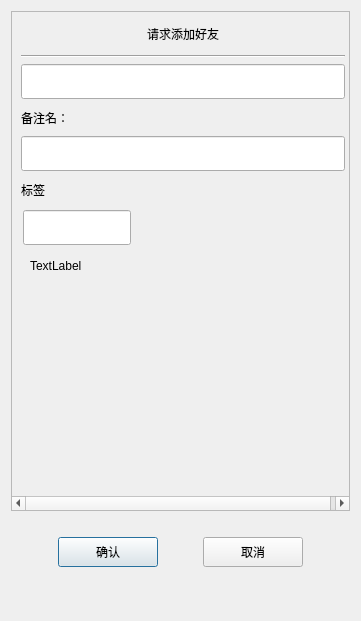
<?xml version="1.0" encoding="UTF-8"?>
<ui version="4.0">
 <class>AuthenFriend</class>
 <widget class="QDialog" name="AuthenFriend">
  <property name="geometry">
   <rect>
    <x>0</x>
    <y>0</y>
    <width>361</width>
    <height>621</height>
   </rect>
  </property>
  <property name="windowTitle">
   <string>Dialog</string>
  </property>
  <layout class="QVBoxLayout" name="verticalLayout">
   <item>
    <widget class="QScrollArea" name="scrollArea">
     <property name="minimumSize">
      <size>
       <width>0</width>
       <height>500</height>
      </size>
     </property>
     <property name="widgetResizable">
      <bool>true</bool>
     </property>
     <widget class="QWidget" name="scrollcontent">
      <property name="geometry">
       <rect>
        <x>0</x>
        <y>0</y>
        <width>342</width>
        <height>484</height>
       </rect>
      </property>
      <layout class="QVBoxLayout" name="verticalLayout_2">
       <property name="spacing">
        <number>0</number>
       </property>
       <property name="leftMargin">
        <number>0</number>
       </property>
       <property name="rightMargin">
        <number>0</number>
       </property>
       <item>
        <widget class="QLabel" name="apply_label">
         <property name="minimumSize">
          <size>
           <width>0</width>
           <height>25</height>
          </size>
         </property>
         <property name="maximumSize">
          <size>
           <width>16777215</width>
           <height>25</height>
          </size>
         </property>
         <property name="text">
          <string>请求添加好友</string>
         </property>
         <property name="alignment">
          <set>Qt::AlignCenter</set>
         </property>
        </widget>
       </item>
       <item>
        <widget class="QWidget" name="apply_wid" native="true">
         <layout class="QVBoxLayout" name="verticalLayout_3">
          <item>
           <widget class="Line" name="line">
            <property name="orientation">
             <enum>Qt::Horizontal</enum>
            </property>
           </widget>
          </item>
          <item>
           <widget class="CustomizeEdit" name="name_edit">
            <property name="minimumSize">
             <size>
              <width>0</width>
              <height>35</height>
             </size>
            </property>
            <property name="maximumSize">
             <size>
              <width>16777215</width>
              <height>35</height>
             </size>
            </property>
           </widget>
          </item>
          <item>
           <widget class="QLabel" name="label_2">
            <property name="minimumSize">
             <size>
              <width>0</width>
              <height>25</height>
             </size>
            </property>
            <property name="maximumSize">
             <size>
              <width>16777215</width>
              <height>25</height>
             </size>
            </property>
            <property name="text">
             <string>备注名：</string>
            </property>
           </widget>
          </item>
          <item>
           <widget class="CustomizeEdit" name="back_edit">
            <property name="minimumSize">
             <size>
              <width>0</width>
              <height>35</height>
             </size>
            </property>
            <property name="maximumSize">
             <size>
              <width>16777215</width>
              <height>35</height>
             </size>
            </property>
           </widget>
          </item>
          <item>
           <widget class="QLabel" name="label_3">
            <property name="minimumSize">
             <size>
              <width>0</width>
              <height>25</height>
             </size>
            </property>
            <property name="maximumSize">
             <size>
              <width>16777215</width>
              <height>25</height>
             </size>
            </property>
            <property name="text">
             <string>标签</string>
            </property>
           </widget>
          </item>
          <item>
           <widget class="QWidget" name="label_group_wid" native="true">
            <property name="minimumSize">
             <size>
              <width>0</width>
              <height>50</height>
             </size>
            </property>
            <layout class="QVBoxLayout" name="verticalLayout_4">
             <property name="spacing">
              <number>0</number>
             </property>
             <property name="leftMargin">
              <number>0</number>
             </property>
             <property name="topMargin">
              <number>0</number>
             </property>
             <property name="rightMargin">
              <number>0</number>
             </property>
             <property name="bottomMargin">
              <number>0</number>
             </property>
             <item>
              <widget class="QWidget" name="gridWidget" native="true">
               <property name="minimumSize">
                <size>
                 <width>0</width>
                 <height>40</height>
                </size>
               </property>
               <property name="maximumSize">
                <size>
                 <width>16777215</width>
                 <height>40</height>
                </size>
               </property>
               <widget class="CustomizeEdit" name="label_edit">
                <property name="geometry">
                 <rect>
                  <x>2</x>
                  <y>2</y>
                  <width>108</width>
                  <height>35</height>
                 </rect>
                </property>
                <property name="minimumSize">
                 <size>
                  <width>0</width>
                  <height>35</height>
                 </size>
                </property>
                <property name="maximumSize">
                 <size>
                  <width>16777215</width>
                  <height>35</height>
                 </size>
                </property>
               </widget>
              </widget>
             </item>
             <item>
              <widget class="QWidget" name="input_tip_wid" native="true">
               <property name="minimumSize">
                <size>
                 <width>0</width>
                 <height>35</height>
                </size>
               </property>
               <property name="maximumSize">
                <size>
                 <width>16777215</width>
                 <height>35</height>
                </size>
               </property>
               <layout class="QVBoxLayout" name="verticalLayout_5">
                <item>
                 <widget class="ClickedOnceLabel" name="tip_label">
                  <property name="text">
                   <string>TextLabel</string>
                  </property>
                 </widget>
                </item>
               </layout>
              </widget>
             </item>
            </layout>
           </widget>
          </item>
          <item>
           <widget class="QWidget" name="widget" native="true">
            <property name="minimumSize">
             <size>
              <width>0</width>
              <height>60</height>
             </size>
            </property>
            <layout class="QHBoxLayout" name="horizontalLayout_2">
             <property name="spacing">
              <number>7</number>
             </property>
             <property name="leftMargin">
              <number>0</number>
             </property>
             <property name="topMargin">
              <number>0</number>
             </property>
             <property name="rightMargin">
              <number>0</number>
             </property>
             <property name="bottomMargin">
              <number>0</number>
             </property>
             <item>
              <widget class="QWidget" name="label_list" native="true">
               <property name="minimumSize">
                <size>
                 <width>287</width>
                 <height>50</height>
                </size>
               </property>
               <property name="maximumSize">
                <size>
                 <width>287</width>
                 <height>16777215</height>
                </size>
               </property>
              </widget>
             </item>
             <item>
              <widget class="QWidget" name="more_label_wid" native="true">
               <property name="minimumSize">
                <size>
                 <width>30</width>
                 <height>0</height>
                </size>
               </property>
               <property name="maximumSize">
                <size>
                 <width>30</width>
                 <height>16777215</height>
                </size>
               </property>
               <layout class="QVBoxLayout" name="verticalLayout_6">
                <property name="leftMargin">
                 <number>2</number>
                </property>
                <property name="topMargin">
                 <number>2</number>
                </property>
                <property name="rightMargin">
                 <number>2</number>
                </property>
                <property name="bottomMargin">
                 <number>2</number>
                </property>
                <item>
                 <spacer name="verticalSpacer_3">
                  <property name="orientation">
                   <enum>Qt::Vertical</enum>
                  </property>
                  <property name="sizeHint" stdset="0">
                   <size>
                    <width>20</width>
                    <height>40</height>
                   </size>
                  </property>
                 </spacer>
                </item>
                <item>
                 <widget class="ClickedOnceLabel" name="more_label">
                  <property name="minimumSize">
                   <size>
                    <width>25</width>
                    <height>25</height>
                   </size>
                  </property>
                  <property name="maximumSize">
                   <size>
                    <width>25</width>
                    <height>25</height>
                   </size>
                  </property>
                  <property name="text">
                   <string/>
                  </property>
                  <property name="alignment">
                   <set>Qt::AlignCenter</set>
                  </property>
                 </widget>
                </item>
                <item>
                 <spacer name="verticalSpacer_4">
                  <property name="orientation">
                   <enum>Qt::Vertical</enum>
                  </property>
                  <property name="sizeHint" stdset="0">
                   <size>
                    <width>20</width>
                    <height>40</height>
                   </size>
                  </property>
                 </spacer>
                </item>
               </layout>
              </widget>
             </item>
            </layout>
           </widget>
          </item>
         </layout>
        </widget>
       </item>
      </layout>
     </widget>
    </widget>
   </item>
   <item>
    <spacer name="verticalSpacer">
     <property name="orientation">
      <enum>Qt::Vertical</enum>
     </property>
     <property name="sizeType">
      <enum>QSizePolicy::Fixed</enum>
     </property>
     <property name="sizeHint" stdset="0">
      <size>
       <width>20</width>
       <height>10</height>
      </size>
     </property>
    </spacer>
   </item>
   <item>
    <widget class="QWidget" name="apply_sure_wid" native="true">
     <property name="minimumSize">
      <size>
       <width>0</width>
       <height>50</height>
      </size>
     </property>
     <layout class="QHBoxLayout" name="horizontalLayout">
      <item>
       <spacer name="horizontalSpacer">
        <property name="orientation">
         <enum>Qt::Horizontal</enum>
        </property>
        <property name="sizeHint" stdset="0">
         <size>
          <width>37</width>
          <height>20</height>
         </size>
        </property>
       </spacer>
      </item>
      <item>
       <widget class="ClickedBtn" name="sure_btn">
        <property name="minimumSize">
         <size>
          <width>100</width>
          <height>30</height>
         </size>
        </property>
        <property name="text">
         <string>确认</string>
        </property>
       </widget>
      </item>
      <item>
       <spacer name="horizontalSpacer_2">
        <property name="orientation">
         <enum>Qt::Horizontal</enum>
        </property>
        <property name="sizeHint" stdset="0">
         <size>
          <width>36</width>
          <height>20</height>
         </size>
        </property>
       </spacer>
      </item>
      <item>
       <widget class="ClickedBtn" name="cancel_btn">
        <property name="minimumSize">
         <size>
          <width>100</width>
          <height>30</height>
         </size>
        </property>
        <property name="text">
         <string>取消</string>
        </property>
       </widget>
      </item>
      <item>
       <spacer name="horizontalSpacer_3">
        <property name="orientation">
         <enum>Qt::Horizontal</enum>
        </property>
        <property name="sizeHint" stdset="0">
         <size>
          <width>37</width>
          <height>20</height>
         </size>
        </property>
       </spacer>
      </item>
     </layout>
    </widget>
   </item>
   <item>
    <spacer name="verticalSpacer_2">
     <property name="orientation">
      <enum>Qt::Vertical</enum>
     </property>
     <property name="sizeHint" stdset="0">
      <size>
       <width>20</width>
       <height>19</height>
      </size>
     </property>
    </spacer>
   </item>
  </layout>
 </widget>
 <customwidgets>
  <customwidget>
   <class>ClickedBtn</class>
   <extends>QPushButton</extends>
   <header location="global">clickedbtn.h</header>
  </customwidget>
  <customwidget>
   <class>CustomizeEdit</class>
   <extends>QLineEdit</extends>
   <header location="global">customizeedit.h</header>
  </customwidget>
  <customwidget>
   <class>ClickedOnceLabel</class>
   <extends>QLabel</extends>
   <header location="global">clickedoncelabel.h</header>
  </customwidget>
 </customwidgets>
 <resources/>
 <connections/>
</ui>
